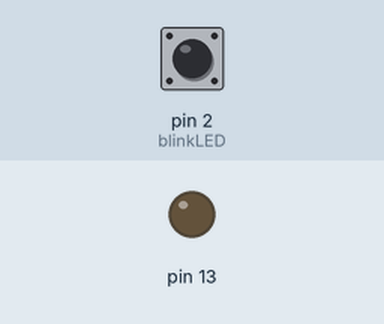
Simulated run of this sketch. Board: Arduino Uno, built with avr-gcc and run on an emulated ATmega328P. On the bench: output pins drawn as LEDs (lit = HIGH). Inputs (shaded band) come from the test bench; at power-on: pin 2 (blinkLED) HIGH.

Above: at 1.2 s.
1.3 s: pin 2 (blinkLED) pulled LOW for 0.15 s
At 1.37 s:
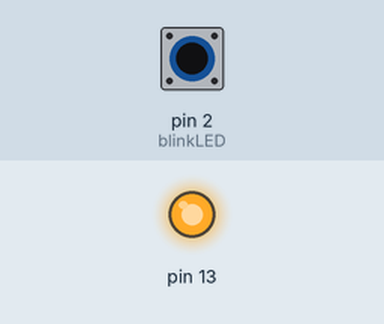
2.9 s: pin 2 (blinkLED) pulled LOW for 3.2 s
At 7.5 s:
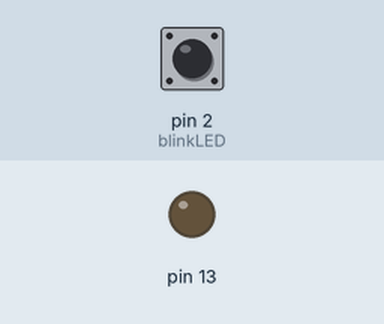
Timing chart, 0 to 9.0 s (numbered marks = the images above; inputs shaded):
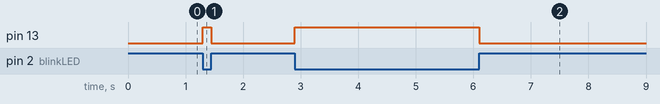

Measured:
- after the input at 1.3 s, pin 13: LOW → HIGH at once, → LOW 0.15 s later
- after the input at 2.9 s, pin 13: LOW → HIGH at once, → LOW 3.2 s later

The sketch:

CH_13_code_7.ino
```cpp
/*
 *  아트멜 스튜디오와 아두이노로 배우는 ATmega328 프로그래밍
 *
 * 		Gyeongyong Heo (hgycap@deu.ac.kr)
 *			Department of Electronic Engineering
 *			Dong-eui University
 *  	2015. 07. 14
 */

void blinkLED() // INT0 인터럽트 처리 함수
{
	// 풀업 저항을 사용하였으므로 버튼 상태와 반전된 값을 출력한다.
	digitalWrite(13, !digitalRead(2));
}
void setup()
{
	pinMode(13, OUTPUT); // 13번 핀을 출력으로 설정
	digitalWrite(13, LOW); // 꺼진 상태에서 시작
	// INT0 인터럽트 처리 함수와 인터럽트 발생 시점 설정
	// 버튼을 누르거나 떼는 경우에 인터럽트 발생
	attachInterrupt(0, blinkLED, CHANGE);
	pinMode(2, INPUT); // 버튼 연결 핀을 입력으로 설정
	digitalWrite(2, HIGH); // 풀업 저항 사용
}
void loop()
{
	// 이벤트 루프에서는 아무런 작업도 하지 않는다.
}
```
